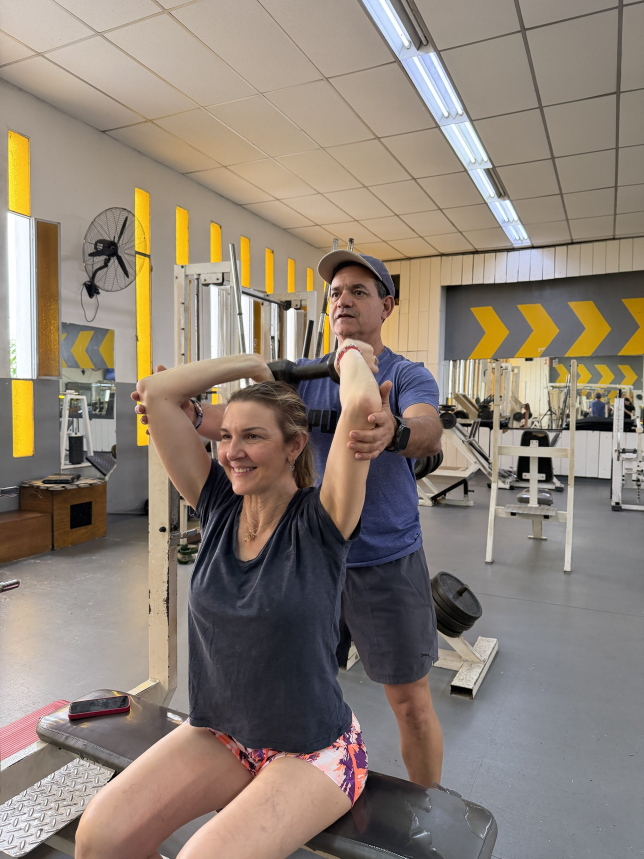
#> input picture posts/fotos/entrenamiento-personalizado.jpg, 1932 x 2576 px, given in place of logo-muros.png, which was not available (shown at 1/3 size)
$ python build_aviso_clases_suspendidas_muros.py fotos/entrenamiento-personalizado.jpg
#> lines starting #> are read from the running program, lines starting #| are printed output that depends on the picture
from PIL import Image, ImageDraw, ImageFont
import os, sys
here=os.path.dirname(os.path.abspath(__file__))
STORY="story" in sys.argv[1:]  # python build_aviso_clases_suspendidas_muros.py story -> 1080x1920
W,H=(1080,1920) if STORY else (1080,1350)
S=200 if STORY else 0   # story: push content below the top safe zone
Y=(249,235,30); K=(14,14,14); R=(220,35,40)
fd=os.path.join(here,"fonts")
ANTON=lambda sz: ImageFont.truetype(os.path.join(fd,"anton-latin-400-normal.woff"),sz)
OSW=lambda sz,w=700: ImageFont.truetype(os.path.join(fd,f"oswald-latin-{w}-normal.woff"),sz)

img=Image.new("RGBA",(W,H),Y+(255,))
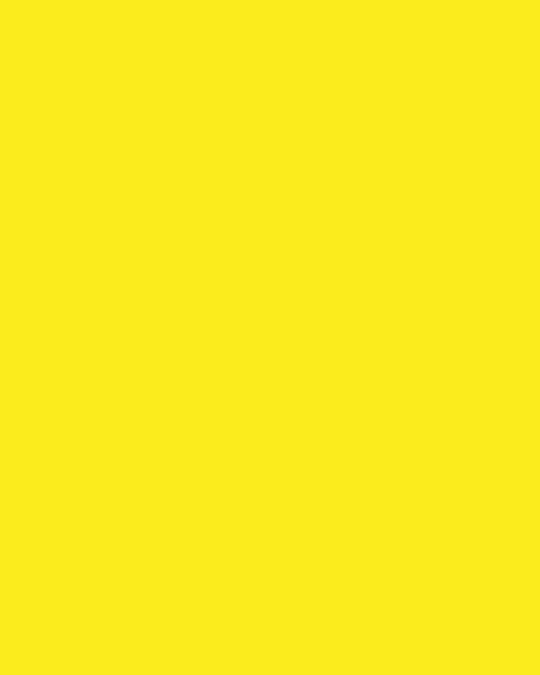
#> img: PIL image 1080x1350 RGBA (shown at 1/2 size); mean R, G, B, A 249, 235, 30, 255
d=ImageDraw.Draw(img)
d.polygon([(0,0),(W,0),(W,300+S),(0,370+S)],fill=K)
logo=Image.open(os.path.join(here,"logo-muros.png")).convert("RGBA")
logo.thumbnail((380,215),Image.LANCZOS)
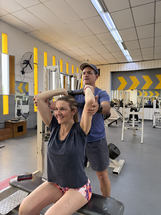
#> logo: PIL image 161x215 RGBA; mean R, G, B, A 141.1, 129.2, 118.2, 255
img.alpha_composite(logo,((W-logo.width)//2,50+(240 if STORY else 0)))
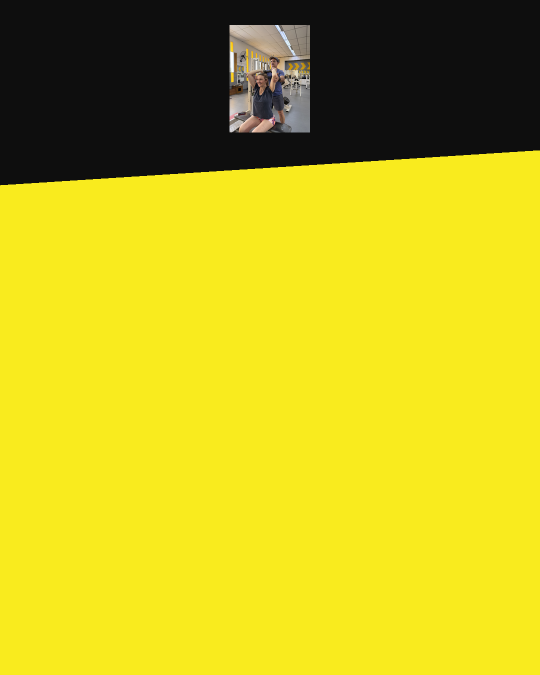
#> img: PIL image 1080x1350 RGBA (shown at 1/2 size); mean R, G, B, A 193.6, 182.8, 28.5, 255
d=ImageDraw.Draw(img)

d.text((W//2,445+S),"AVISO IMPORTANTE",font=ANTON(96),fill=K,anchor="mm")
stamp=Image.new("RGBA",(900,160),(0,0,0,0)); sd=ImageDraw.Draw(stamp)
#> after `stamp = Image.new('RGBA', (900, 160), (0, 0, 0, 0))`: stamp: PIL image 900x160 RGBA; every value is 0
sd.rounded_rectangle((8,8,892,152),radius=20,outline=R,width=11)
sd.text((450,80),"CLASES SUSPENDIDAS",font=ANTON(96),fill=R,anchor="mm")
stamp=stamp.rotate(-3,expand=True,resample=Image.BICUBIC)
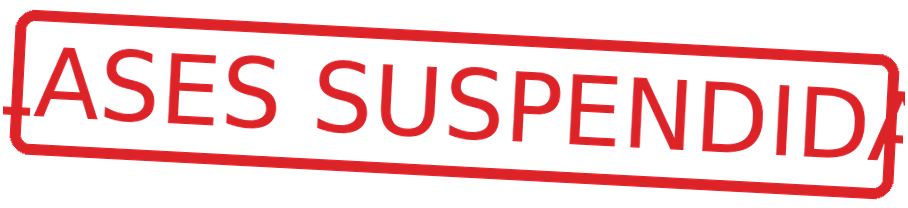
#> stamp: PIL image 908x208 RGBA; mean R, G, B, A 55.5, 8.6, 9.9, 56.3; transparent parts drawn white
img.alpha_composite(stamp,((W-stamp.width)//2,505+S))
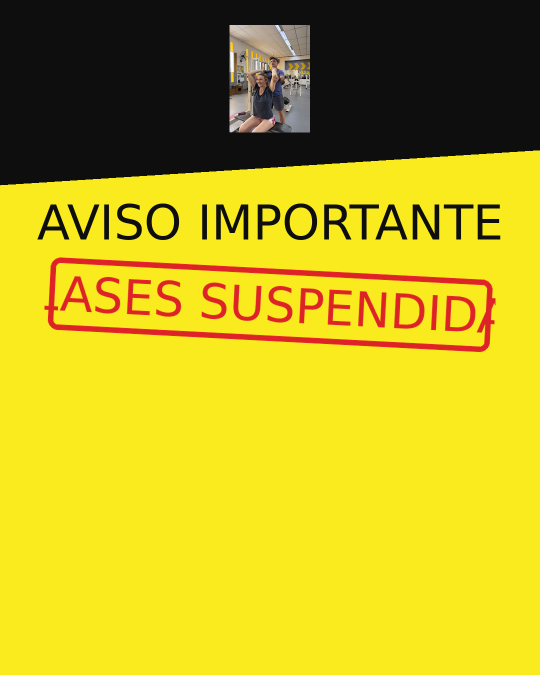
#> img: PIL image 1080x1350 RGBA (shown at 1/2 size); mean R, G, B, A 189.4, 173.9, 28.6, 255
d=ImageDraw.Draw(img)
d.text((W//2,800+S),"VIERNES 27/11",font=ANTON(120),fill=K,anchor="mm")

def row(y,name,time):
    d.rectangle((90,y,W-90,y+96),fill=K)
    d.text((130,y+48),name,font=ANTON(64),fill="white",anchor="lm")
    d.text((W-130,y+48),time,font=ANTON(64),fill=Y,anchor="rm")
row(895+S,"FUNCIONAL","18 HS Y 19 HS")
row(1005+S,"ZUMBA","20 HS")
d.text((W//2,1145+S),"¡NOS VEMOS EN LA DESPEDIDA DE FIN DE AÑO A LAS 21:30!",font=OSW(38),fill=K,anchor="mm")

d.rectangle((0,1190+S,W,H),fill=K)
d.text((W//2,1238+S),"WHATSAPP 3489 588703",font=OSW(52),fill=Y,anchor="mm")
d.text((W//2,1300+S),"AV. MITRE 926 · CAMPANA",font=OSW(36,500),fill="white",anchor="mm")
img.convert("RGB").save(os.path.join(here,"aviso-clases-suspendidas-muros-historia.png" if STORY else "aviso-clases-suspendidas-muros.png"),quality=95)
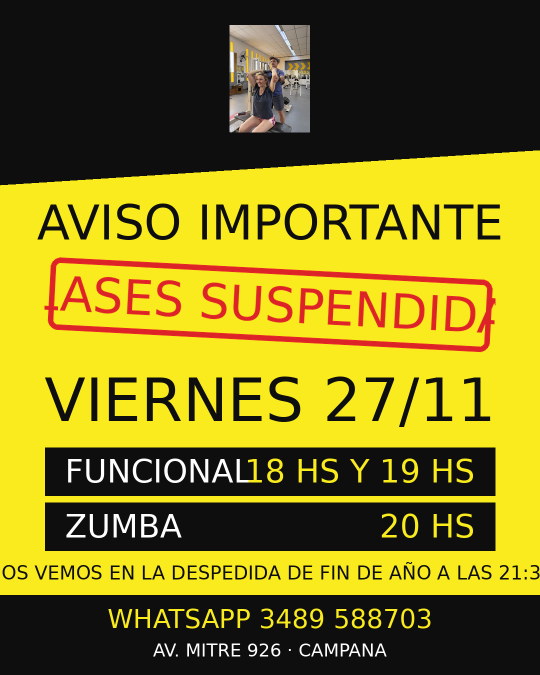
#> saved as aviso-clases-suspendidas-muros.png: PIL image 1080x1350 RGB (shown at 1/2 size); mean R, G, B 133, 120.9, 26.7

$ run again, on posts/fotos/fuegos-artificiales.jpg
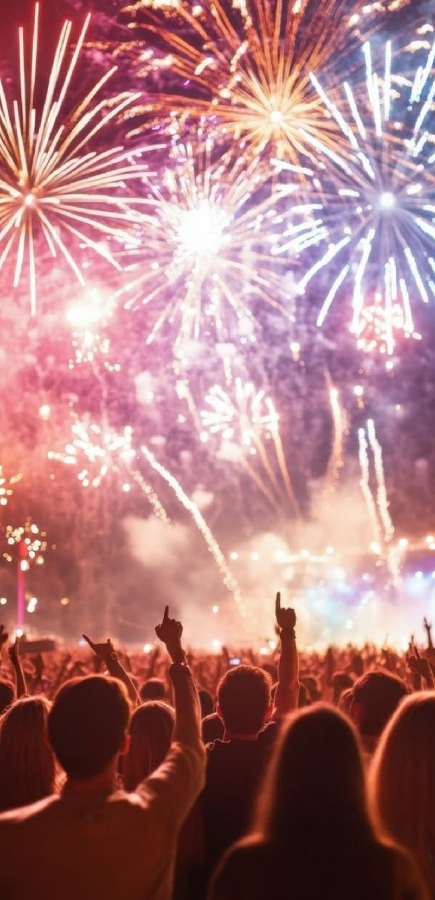
#> input picture posts/fotos/fuegos-artificiales.jpg, 870 x 1800 px, given in place of logo-muros.png, which was not available (shown at 1/2 size)
#> `img.alpha_composite(stamp,((W-stamp.width)//2,505+S))`:
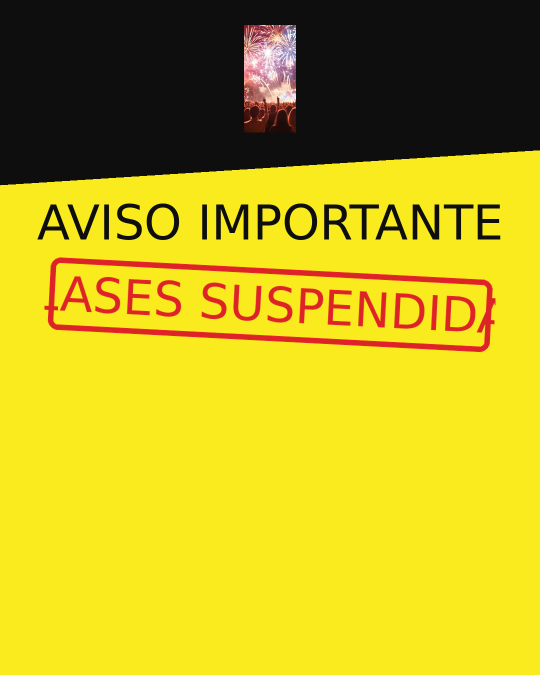
#> img: PIL image 1080x1350 RGBA (shown at 1/2 size); mean R, G, B, A 188.8, 172.8, 27.8, 255
#> `img.convert("RGB").save(os.path.join(here,"aviso-clases-suspendidas-mu..`:
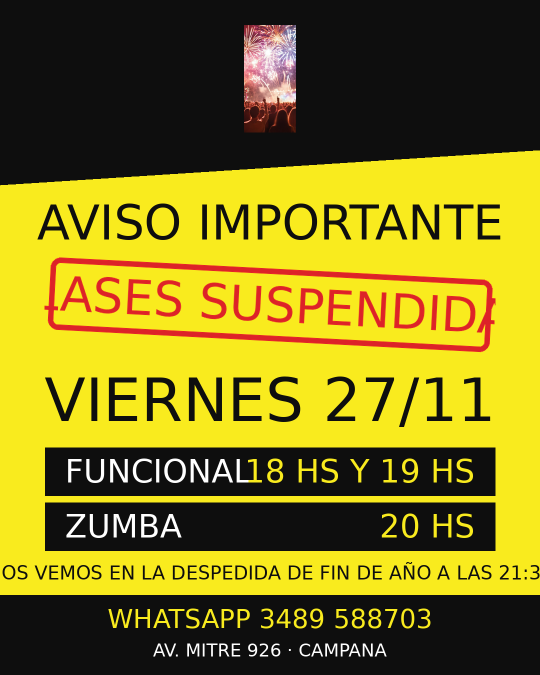
#> saved as aviso-clases-suspendidas-muros.png: PIL image 1080x1350 RGB (shown at 1/2 size); mean R, G, B 132.4, 119.8, 25.9
